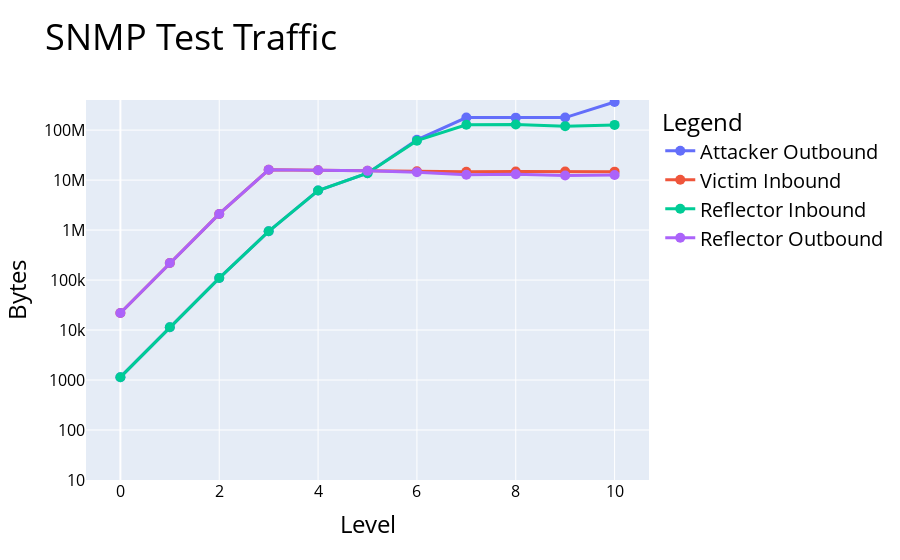

Notebook cell for this chart:
### Markdown cell above
## Plotting

### Code cell
PlotLevelAttackData(attackerBytes,victimBytes,reflectorBytes,Protocol)

### Figure 1 — Plotly figure (JSON) as saved in the notebook; plotly's stock layout.template omitted (floating-point values rounded to 4 significant figures)
{"data": [{"hovertemplate": "variable=Attacker Outbound<br>Level=%{x}<br>value=%{y}<extra></extra>", "legendgroup": "Attacker Outbound", "line": {"color": "#636efa", "dash": "solid", "width": 3}, "marker": {"size": 10, "symbol": "circle"}, "mode": "markers+lines", "name": "Attacker Outbound", "orientation": "v", "showlegend": true, "type": "scatter", "x": [0, 1, 2, 3, 4, 5, 6, 7, 8, 9, 10], "xaxis": "x", "y": [1140, 11400, 109592, 943388, 6193392, 13757292, 63786952, 178241888, 177508260, 178056144, 365358524], "yaxis": "y"}, {"hovertemplate": "variable=Victim Inbound<br>Level=%{x}<br>value=%{y}<extra></extra>", "legendgroup": "Victim Inbound", "line": {"color": "#EF553B", "dash": "solid", "width": 3}, "marker": {"size": 10, "symbol": "circle"}, "mode": "markers+lines", "name": "Victim Inbound", "orientation": "v", "showlegend": true, "type": "scatter", "x": [0, 1, 2, 3, 4, 5, 6, 7, 8, 9, 10], "xaxis": "x", "y": [21885, 218850, 2103878, 16054836, 15679873, 15285943, 14941619, 14597295, 14784047, 14862833, 14757785], "yaxis": "y"}, {"hovertemplate": "variable=Reflector Inbound<br>Level=%{x}<br>value=%{y}<extra></extra>", "legendgroup": "Reflector Inbound", "line": {"color": "#00cc96", "dash": "solid", "width": 3}, "marker": {"size": 10, "symbol": "circle"}, "mode": "markers+lines", "name": "Reflector Inbound", "orientation": "v", "showlegend": true, "type": "scatter", "x": [0, 1, 2, 3, 4, 5, 6, 7, 8, 9, 10], "xaxis": "x", "y": [1140, 11400, 109592, 943388, 6193392, 13757292, 61406936, 127481032, 129665424, 119897980, 127048744], "yaxis": "y"}, {"hovertemplate": "variable=Reflector Outbound<br>Level=%{x}<br>value=%{y}<extra></extra>", "legendgroup": "Reflector Outbound", "line": {"color": "#ab63fa", "dash": "solid", "width": 3}, "marker": {"size": 10, "symbol": "circle"}, "mode": "markers+lines", "name": "Reflector Outbound", "orientation": "v", "showlegend": true, "type": "scatter", "x": [0, 1, 2, 3, 4, 5, 6, 7, 8, 9, 10], "xaxis": "x", "y": [21885, 218850, 2103878, 16054836, 15679873, 15285943, 14425133, 12757496, 13094525, 12318337, 12646612], "yaxis": "y"}], "layout": {"legend": {"font": {"color": "black", "size": 20}, "title": {"font": {"color": "black", "size": 24}, "text": "Legend"}, "tracegroupgap": 0}, "title": {"font": {"color": "black", "size": 36}, "text": "SNMP Test Traffic"}, "xaxis": {"anchor": "y", "domain": [0, 1], "tickfont": {"color": "black", "size": 16}, "title": {"font": {"color": "black", "size": 24}, "text": "Level"}}, "yaxis": {"anchor": "x", "domain": [0, 1], "range": [1, 8.602], "tickfont": {"color": "black", "size": 16}, "title": {"font": {"color": "black", "size": 24}, "text": "Bytes"}, "type": "log"}}}
